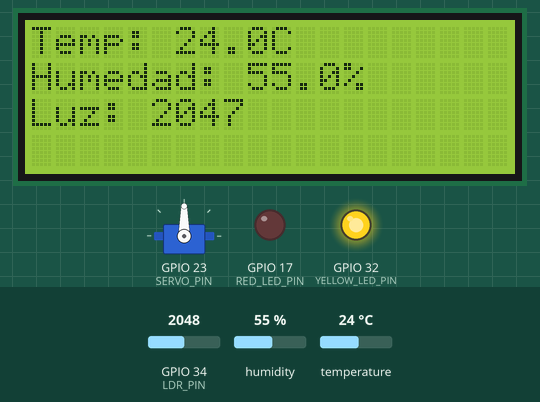
Simulated run of this sketch. Board: ESP32. Parts: 20×4 character LCD, servo, output pins drawn as LEDs (lit = HIGH). The inputs (shaded band) are chosen by the test bench; at power-on: humidity 55 %, GPIO 34 (LDR_PIN) = 2048, temperature 24 °C. What the sketch prints to the serial monitor is not drawn.

Above: at 2.2 s.
2.3 s: humidity set to 51 %
At 3.7 s:
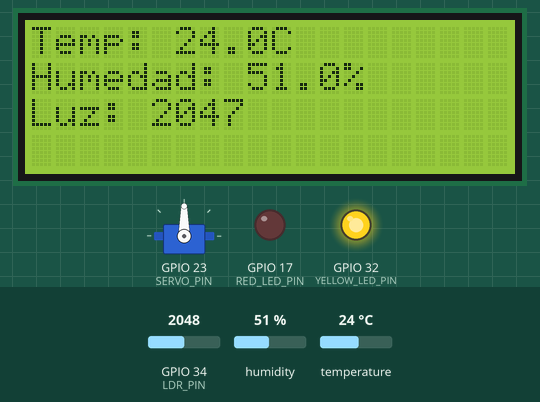
5.0 s: humidity set to 48 %
At 5.5 s:
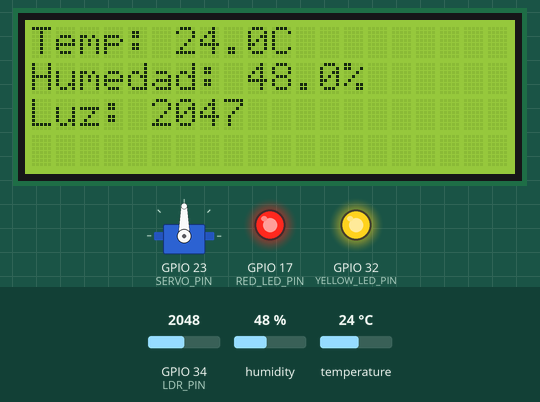
7.7 s: GPIO 34 (LDR_PIN) set to 1966
At 10.4 s:
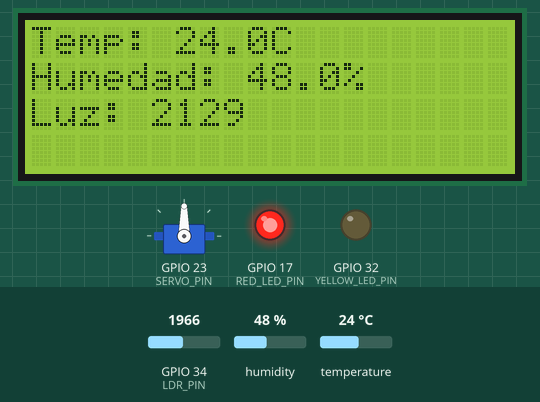
10.7 s: temperature set to 18.8 °C
At 12.3 s:
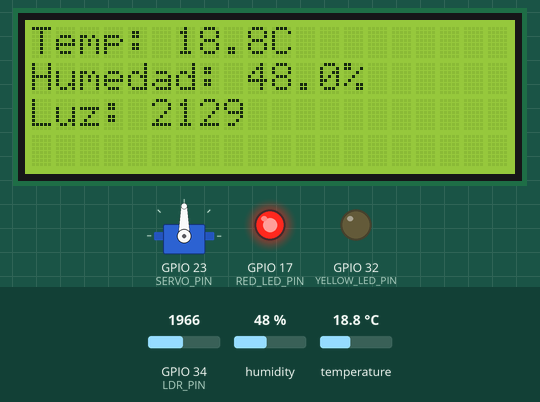
13.4 s: temperature set to 17.3 °C
At 16.0 s:
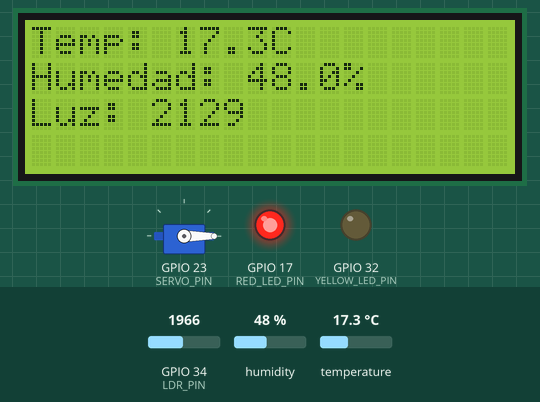
19.4 s: GPIO 34 (LDR_PIN) set to 2040
At 20.9 s:
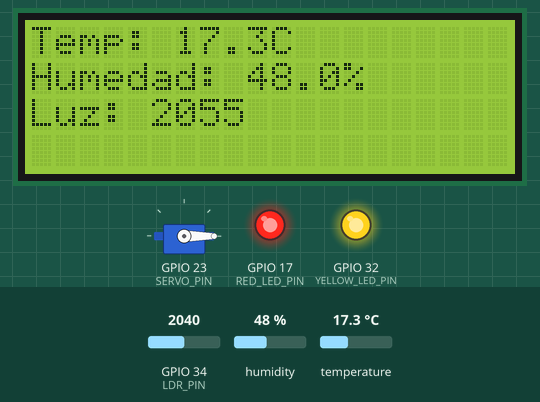
Timing chart, 0 to 22.4 s (numbered marks = the images above; inputs shaded):
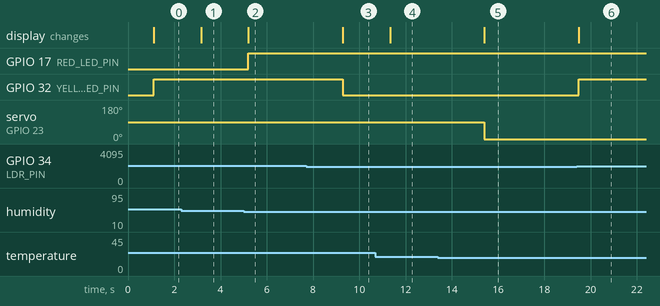

The sketch:

sketch.ino
```cpp
#include <Wire.h>                // Librería para comunicación I2C
#include <LiquidCrystal_I2C.h>    // Librería para controlar pantallas LCD con interfaz I2C
#include <DHT.h>                  // Librería para interactuar con el sensor de temperatura y humedad DHT22
#include <ESP32Servo.h>           // Librería para controlar servomotores con el ESP32

// Definición de pines
#define LDR_PIN         34    // Sensor de luz (LDR) conectado al pin 34
#define YELLOW_LED_PIN  32    // LED amarillo conectado al pin 32
#define RED_LED_PIN     17    // LED rojo conectado al pin 17
#define SERVO_PIN       23    // Servomotor conectado al pin 23
#define DHT_PIN         4     // Sensor DHT22 conectado al pin 4

// Inicialización de dispositivos
LiquidCrystal_I2C LCD(0x27, 20, 4); // Configuración del LCD con dirección 0x27 y pantalla de 20x4 caracteres
DHT dht(DHT_PIN, DHT22);            // Configuración del sensor DHT22 en el pin 4
Servo servo;                        // Crear un objeto para controlar el servomotor

void setup() {
  Serial.begin(115200);             // Inicializa la comunicación serial con velocidad 115200 baudios

  // Configuración de la pantalla LCD
  LCD.init();                       // Inicializa la pantalla LCD
  delay(1000);                      // Espera 1 segundo para asegurar que el LCD esté listo
  LCD.backlight();                  // Enciende la luz de fondo del LCD
  LCD.setCursor(0, 0);              // Establece el cursor en la primera fila y columna del LCD
  LCD.print("Inicializando...");    // Muestra el mensaje "Inicializando..." en el LCD

  // Configuración de pines
  pinMode(RED_LED_PIN, OUTPUT);     // Configura el pin del LED rojo como salida
  pinMode(YELLOW_LED_PIN, OUTPUT);  // Configura el pin del LED amarillo como salida

  dht.begin();                      // Inicializa el sensor DHT22
  servo.attach(SERVO_PIN);          // Conecta el servomotor al pin 23
}

void loop() {
  // Lee los valores de humedad y temperatura del sensor DHT22
  float humidity = dht.readHumidity();
  float temperature = dht.readTemperature();

  // Lee el valor del sensor de luz (LDR) y lo invierte
  int ldrValue = analogRead(LDR_PIN);
  int lightLevel = 4095 - ldrValue;  // Invertir la lectura de la LDR, ya que la lectura más baja indica más luz

  // Verifica si los valores de los sensores son válidos (no NaN)
  if (isnan(humidity) || isnan(temperature) || isnan(ldrValue)) {
    delay(2000);  // Si algún valor es inválido, espera 2 segundos y vuelve a leer
    return;
  }

  // Mostrar los valores leídos en la pantalla LCD
  LCD.clear();                     // Borra la pantalla LCD para actualizar los valores
  LCD.setCursor(0, 0);             // Establece el cursor en la primera fila
  LCD.print("Temp: ");
  LCD.print(temperature, 1);       // Muestra la temperatura con 1 decimal
  LCD.print("C");

  LCD.setCursor(0, 1);             // Establece el cursor en la segunda fila
  LCD.print("Humedad: ");
  LCD.print(humidity, 1);          // Muestra la humedad con 1 decimal
  LCD.print("%");

  LCD.setCursor(0, 2);             // Establece el cursor en la tercera fila
  LCD.print("Luz: ");
  LCD.print(lightLevel);           // Muestra el nivel de luz (valor invertido de LDR)

  // Mostrar los valores leídos en el monitor serie
  Serial.print("Temp: ");
  Serial.print(temperature);
  Serial.print("C  Humedad: ");
  Serial.print(humidity);
  Serial.print("%  Luz: ");
  Serial.println(lightLevel);

  // Control del servomotor para ventilación
  if (temperature > 30.0) {
    servo.write(180);  // Abre la ventilación (ángulo máximo del servomotor)
  } else if (temperature < 18.0) {
    servo.write(0);    // Cierra la ventilación (ángulo mínimo del servomotor)
  }

  // Control del LED rojo para alertas ambientales
  if (humidity < 50.0 || humidity > 80.0 || temperature < 18.0 || temperature > 30.0) {
    digitalWrite(RED_LED_PIN, HIGH);  // Enciende el LED rojo si los valores están fuera del rango seguro
  } else {
    digitalWrite(RED_LED_PIN, LOW);   // Apaga el LED rojo si los valores están dentro del rango seguro
  }

  // Control del LED amarillo para la luz ambiente
  if (ldrValue < 2000) {
    digitalWrite(YELLOW_LED_PIN, LOW); // Apaga el LED amarillo si hay poca luz
  } else {
    digitalWrite(YELLOW_LED_PIN, HIGH); // Enciende el LED amarillo si hay suficiente luz
  }

  delay(2000);  // Espera 2 segundos antes de realizar la siguiente lectura
}
```

Measured:
- the behaviour switches between 50 and 49 % on humidity (found by bisection; images 1 and 2)
- the behaviour switches between 2000 and 1999 on GPIO 34 (LDR_PIN) (found by bisection; images 2 and 3)
- the behaviour switches between 18 and 17.9 °C on temperature (found by bisection; images 4 and 5)
- after the input at 2.3 s, the display: changes after 0.86 s (image 1)
- after the input at 5.0 s, GPIO 17 (RED_LED_PIN): LOW → HIGH after 0.20 s; the display: changes after 0.20 s (image 2)
- after the input at 7.7 s, GPIO 32 (YELLOW_LED_PIN): HIGH → LOW after 1.6 s; the display: changes after 1.6 s (image 3)
- after the input at 10.7 s, the display: changes after 0.63 s (image 4)
- after the input at 13.4 s, servo on GPIO 23 (SERVO_PIN): 90° → 0° after 2.0 s; the display: changes after 2.0 s (image 5)
- after the input at 19.4 s, GPIO 32 (YELLOW_LED_PIN): LOW → HIGH after 0.10 s; the display: changes after 0.10 s (image 6)
